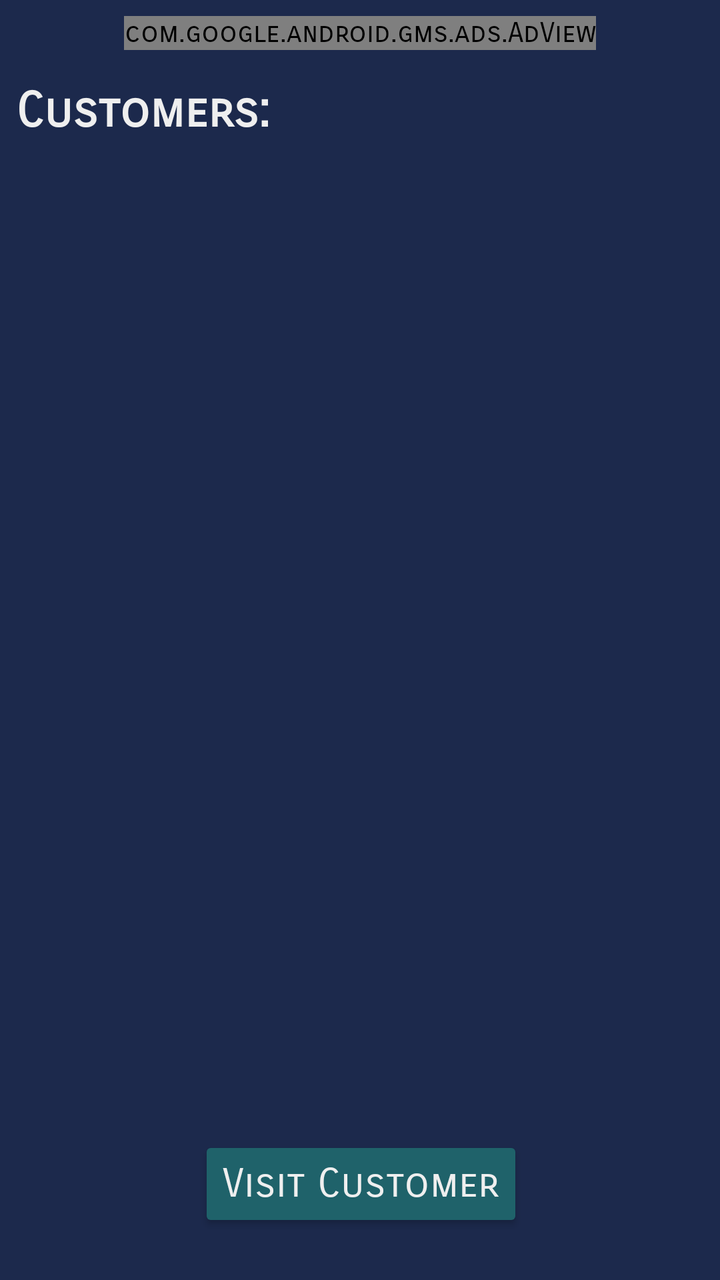
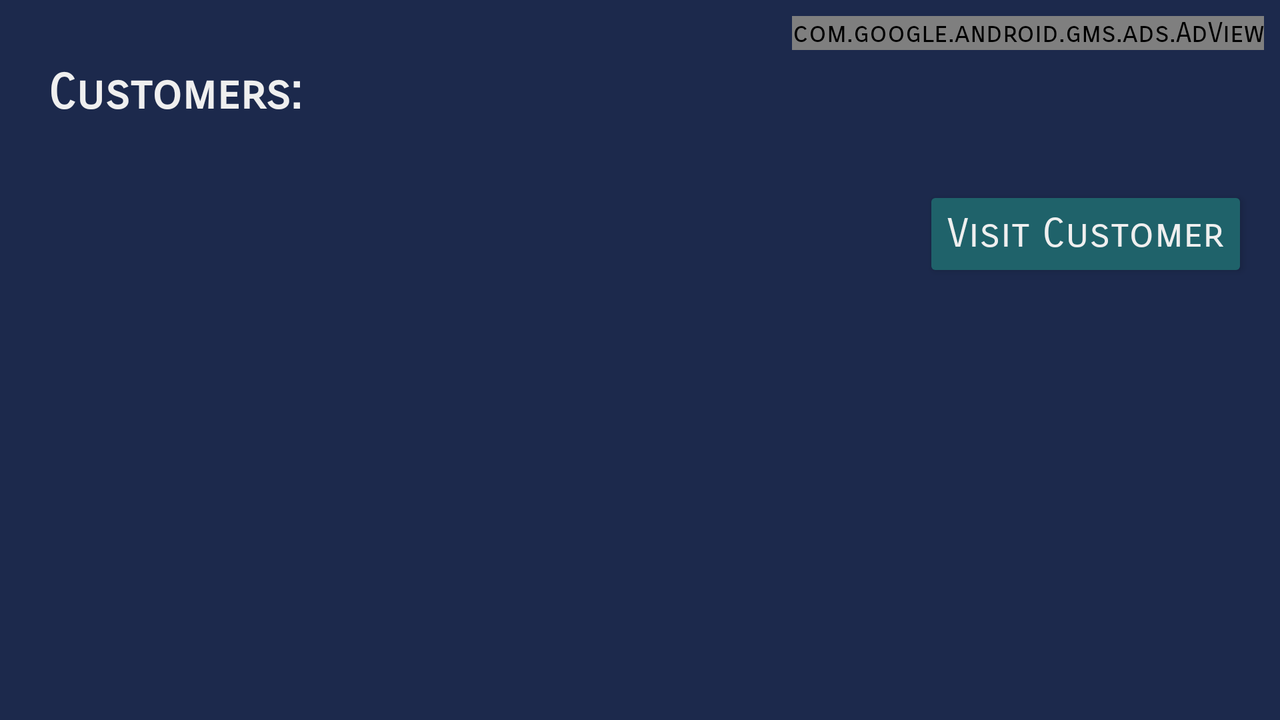

First picture: res/layout/ on a phone held upright. Second picture: the repository's own variant of that layout, on a device whose configuration matches the variant's folder. Source for both follows.
<!-- AndroidManifest.xml: application theme AppTheme -->
<!-- res/layout/fragment_streets.xml -->
<?xml version="1.0" encoding="utf-8"?>
<android.support.constraint.ConstraintLayout xmlns:android="http://schemas.android.com/apk/res/android"
    xmlns:app="http://schemas.android.com/apk/res-auto"
    xmlns:tools="http://schemas.android.com/tools"
    android:layout_width="match_parent"
    android:layout_height="match_parent"
    xmlns:ads="http://schemas.android.com/apk/res-auto">

    <com.google.android.gms.ads.AdView
        android:id="@+id/adview_streets"
        android:layout_width="wrap_content"
        android:layout_height="wrap_content"
        android:layout_marginEnd="8dp"
        android:layout_marginLeft="8dp"
        android:layout_marginRight="8dp"
        android:layout_marginStart="8dp"
        android:layout_marginTop="8dp"
        android:visibility="visible"
        ads:adSize="BANNER"
        ads:adUnitId="@string/banner_ad_unit_id_street"
        app:layout_constraintLeft_toLeftOf="parent"
        app:layout_constraintRight_toRightOf="parent"
        app:layout_constraintTop_toTopOf="parent" />

    <android.support.v7.widget.RecyclerView
        android:id="@+id/customer_recycler"
        android:layout_width="0dp"
        android:layout_height="0dp"
        android:layout_marginEnd="8dp"
        android:layout_marginLeft="8dp"
        android:layout_marginRight="8dp"
        android:layout_marginStart="8dp"
        android:layout_marginTop="16dp"
        app:layout_constraintLeft_toLeftOf="parent"
        app:layout_constraintRight_toRightOf="parent"
        app:layout_constraintTop_toBottomOf="@+id/textView"
        android:layout_marginBottom="8dp"
        app:layout_constraintBottom_toTopOf="@+id/button_view_customer" />

    <TextView
        android:id="@+id/textView"
        style="@style/TextViewTheme"
        android:layout_width="wrap_content"
        android:layout_height="wrap_content"
        android:text="@string/customers"
        android:layout_marginTop="16dp"
        app:layout_constraintTop_toBottomOf="@+id/adview_streets"
        android:layout_marginLeft="8dp"
        app:layout_constraintLeft_toLeftOf="parent" />

    <Button
        android:id="@+id/button_view_customer"
        style="@style/ButtonTheme"
        android:layout_width="wrap_content"
        android:layout_height="wrap_content"
        android:text="@string/visit_customer"
        app:layout_constraintBottom_toBottomOf="parent"
        android:layout_marginBottom="24dp"
        android:layout_marginRight="8dp"
        app:layout_constraintRight_toRightOf="parent"
        android:layout_marginLeft="8dp"
        app:layout_constraintLeft_toLeftOf="parent"
        app:layout_constraintHorizontal_bias="0.502" />


</android.support.constraint.ConstraintLayout>
<!-- resources referenced by this layout -->
<resources>
  <string name="banner_ad_unit_id_street">ca-app-pub-5085845488260930/7487450202</string>
  <string name="customers">Customers:</string>
  <string name="visit_customer">Visit Customer</string>
  <style name="ButtonTheme" parent="AppTheme">
          <item name="android:fontFamily">sans-serif-smallcaps</item>
          <item name="android:textColor">@color/color_near_white</item>
          <item name="colorPrimary">@color/color_near_white</item>
          <item name="colorPrimaryDark">@color/colorPrimaryDark</item>
          <item name="colorAccent">@color/colorAccent</item>
          <item name="android:textSize">20sp</item>
          <item name="android:backgroundTint">@color/color_greenish</item>
      </style>
  <style name="TextViewTheme" parent="AppTheme">
          <item name="android:fontFamily">sans-serif-smallcaps</item>
          <item name="android:textColor">@color/color_near_white</item>
          <item name="colorPrimary">@color/color_near_white</item>
          <item name="colorPrimaryDark">@color/colorPrimaryDark</item>
          <item name="colorAccent">@color/colorAccent</item>
          <item name="android:textSize">24sp</item>
          <item name="android:textStyle">bold</item>
      </style>
  <style name="AppTheme" parent="Theme.AppCompat.Light.NoActionBar">
          
  		<item name="android:fontFamily">sans-serif-smallcaps</item>
          <item name="windowActionBar">false</item>
          <item name="colorPrimary">@color/colorPrimary</item>
          <item name="colorPrimaryDark">@color/colorPrimaryDark</item>
          <item name="colorAccent">@color/colorAccent</item>
  		<item name="android:windowBackground">@color/color_navy</item>
      </style>
  <color name="color_near_white">#efefef</color>
  <color name="colorPrimaryDark">#303F9F</color>
  <color name="colorAccent">#FF4081</color>
  <color name="color_greenish">#1f626a</color>
  <color name="colorPrimary">#3F51B5</color>
  <color name="color_navy">#1c294c</color>
</resources>
<!-- res/layout-land/fragment_streets.xml (the author's variant of the layout above) -->
<!-- drawn on the phone turned sideways -->
<?xml version="1.0" encoding="utf-8"?>
<android.support.constraint.ConstraintLayout xmlns:android="http://schemas.android.com/apk/res/android"
    xmlns:app="http://schemas.android.com/apk/res-auto"
    xmlns:tools="http://schemas.android.com/tools"
    android:layout_width="match_parent"
    android:layout_height="match_parent"
    xmlns:ads="http://schemas.android.com/apk/res-auto">

    <com.google.android.gms.ads.AdView
        android:id="@+id/adview_streets"
        android:layout_width="wrap_content"
        android:layout_height="wrap_content"
        android:layout_marginEnd="8dp"
        android:layout_marginRight="8dp"
        android:layout_marginStart="8dp"
        android:layout_marginTop="8dp"
        android:visibility="visible"
        ads:adSize="BANNER"
        ads:adUnitId="@string/banner_ad_unit_id_street"
        app:layout_constraintRight_toRightOf="parent"
        app:layout_constraintTop_toTopOf="parent" />

    <TextView
        android:id="@+id/textView2"
        style="@style/TextViewTheme"
        android:layout_width="wrap_content"
        android:layout_height="wrap_content"
        android:text="@string/customers"
        android:layout_marginStart="24dp"
        app:layout_constraintLeft_toLeftOf="parent"
        app:layout_constraintTop_toTopOf="parent"
        android:layout_marginTop="32dp" />

    <android.support.v7.widget.RecyclerView
        android:id="@+id/customer_recycler"
        android:layout_width="0dp"
        android:layout_height="0dp"
        android:layout_marginBottom="8dp"
        android:layout_marginEnd="8dp"
        android:layout_marginLeft="8dp"
        android:layout_marginStart="8dp"
        android:layout_marginTop="16dp"
        app:layout_constraintBottom_toBottomOf="parent"
        app:layout_constraintLeft_toLeftOf="parent"
        app:layout_constraintTop_toBottomOf="@+id/textView2"
        app:layout_constraintVertical_bias="0.0"
        app:layout_constraintRight_toLeftOf="@+id/button_view_customer"
        android:layout_marginRight="8dp" />

    <Button
        android:id="@+id/button_view_customer"
        style="@style/ButtonTheme"
        android:layout_width="wrap_content"
        android:layout_height="wrap_content"
        android:text="@string/visit_customer"
        android:layout_marginEnd="16dp"
        app:layout_constraintRight_toRightOf="parent"
        android:layout_marginTop="32dp"
        app:layout_constraintTop_toBottomOf="@+id/textView2" />


</android.support.constraint.ConstraintLayout>
